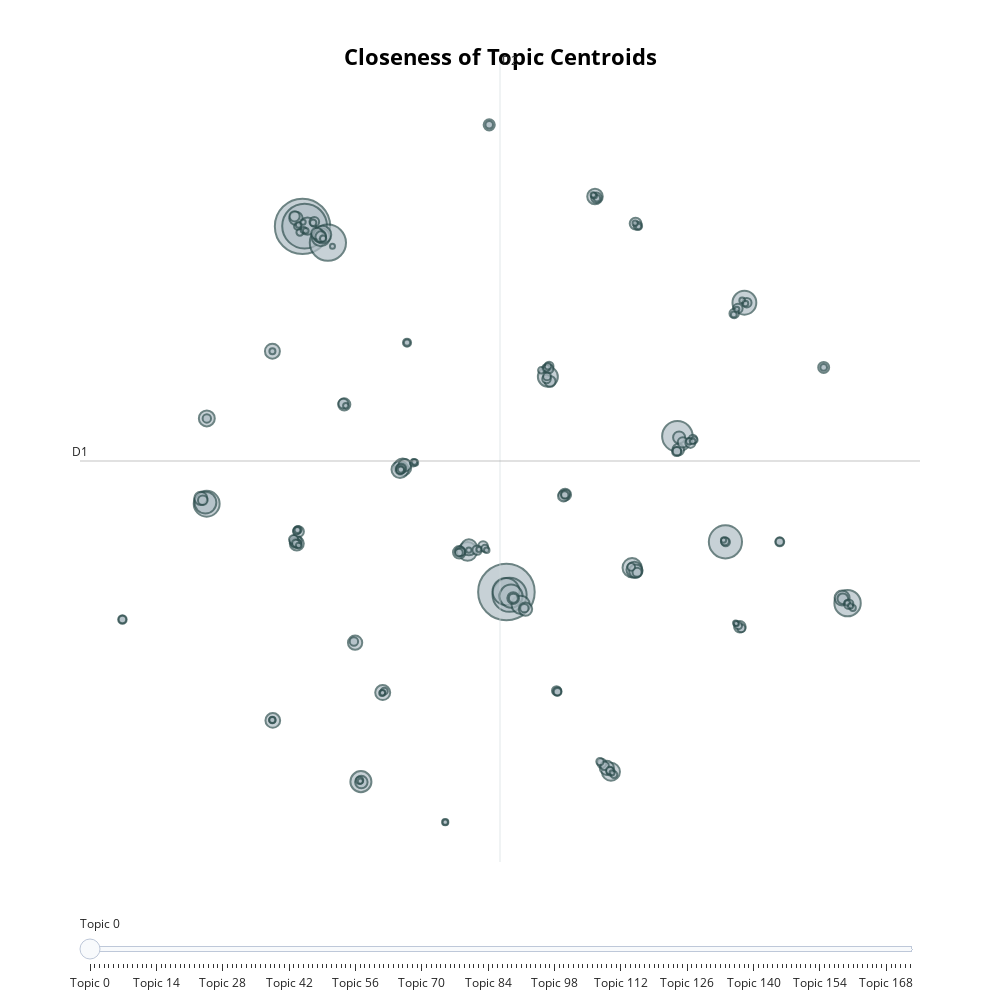

Notebook source saved alongside this figure:
### Code cell
intertopic_distance_map = topic_model.visualize_topics(title='<b>Closeness of Topic Centroids</b>', width=1000, height=1000)
intertopic_distance_map.show()
intertopic_distance_map.write_html("attachment/doc/visualizations/intertopic_distance_map_doc2.html")

### Figure 1 — Plotly figure (JSON) as saved in the notebook; plotly's stock layout.template omitted (floating-point values rounded to 4 significant figures; data arrays with more than 128 entries replaced by an {"elided": "..."} marker saying what was removed)
{"data": [{"customdata": {"elided": "174x3 mixed values"}, "hovertemplate": "<b>Topic %{customdata[0]}</b><br>%{customdata[1]}<br>Size: %{customdata[2]}", "legendgroup": "", "marker": {"color": "#B0BEC5", "line": {"color": "DarkSlateGrey", "width": 2}, "size": {"elided": "174 int values"}, "sizemode": "area", "sizeref": 8.078, "symbol": "circle"}, "mode": "markers", "name": "", "orientation": "v", "showlegend": false, "type": "scatter", "x": {"elided": "174 float values"}, "xaxis": "x", "y": {"elided": "174 float values"}, "yaxis": "y"}], "layout": {"annotations": [{"showarrow": false, "text": "D1", "x": -13.16, "y": 4.249, "yshift": 10}, {"showarrow": false, "text": "D2", "x": 3.833, "xshift": 10, "y": 21.99}], "height": 1000, "hoverlabel": {"bgcolor": "white", "font": {"family": "Rockwell", "size": 16}}, "legend": {"itemsizing": "constant", "tracegroupgap": 0}, "margin": {"t": 60}, "shapes": [{"line": {"color": "#CFD8DC", "width": 2}, "type": "line", "x0": 3.833, "x1": 3.833, "y0": -13.5, "y1": 21.99}, {"line": {"color": "#9E9E9E", "width": 2}, "type": "line", "x0": -13.16, "x1": 20.83, "y0": 4.249, "y1": 4.249}], "sliders": [{"active": 0, "pad": {"t": 50}, "steps": [{"args": [{"marker.color": {"elided": "1x174 str values"}}], "label": "Topic 0", "method": "update"}, {"args": [{"marker.color": {"elided": "1x174 str values"}}], "label": "Topic 1", "method": "update"}, {"args": [{"marker.color": {"elided": "1x174 str values"}}], "label": "Topic 2", "method": "update"}, {"args": [{"marker.color": {"elided": "1x174 str values"}}], "label": "Topic 3", "method": "update"}, {"args": [{"marker.color": {"elided": "1x174 str values"}}], "label": "Topic 4", "method": "update"}, {"args": [{"marker.color": {"elided": "1x174 str values"}}], "label": "Topic 5", "method": "update"}, {"args": [{"marker.color": {"elided": "1x174 str values"}}], "label": "Topic 6", "method": "update"}, {"args": [{"marker.color": {"elided": "1x174 str values"}}], "label": "Topic 7", "method": "update"}, {"args": [{"marker.color": {"elided": "1x174 str values"}}], "label": "Topic 8", "method": "update"}, {"args": [{"marker.color": {"elided": "1x174 str values"}}], "label": "Topic 9", "method": "update"}, {"args": [{"marker.color": {"elided": "1x174 str values"}}], "label": "Topic 10", "method": "update"}, {"args": [{"marker.color": {"elided": "1x174 str values"}}], "label": "Topic 11", "method": "update"}, {"args": [{"marker.color": {"elided": "1x174 str values"}}], "label": "Topic 12", "method": "update"}, {"args": [{"marker.color": {"elided": "1x174 str values"}}], "label": "Topic 13", "method": "update"}, {"args": [{"marker.color": {"elided": "1x174 str values"}}], "label": "Topic 14", "method": "update"}, {"args": [{"marker.color": {"elided": "1x174 str values"}}], "label": "Topic 15", "method": "update"}, {"args": [{"marker.color": {"elided": "1x174 str values"}}], "label": "Topic 16", "method": "update"}, {"args": [{"marker.color": {"elided": "1x174 str values"}}], "label": "Topic 17", "method": "update"}, {"args": [{"marker.color": {"elided": "1x174 str values"}}], "label": "Topic 18", "method": "update"}, {"args": [{"marker.color": {"elided": "1x174 str values"}}], "label": "Topic 19", "method": "update"}, {"args": [{"marker.color": {"elided": "1x174 str values"}}], "label": "Topic 20", "method": "update"}, {"args": [{"marker.color": {"elided": "1x174 str values"}}], "label": "Topic 21", "method": "update"}, {"args": [{"marker.color": {"elided": "1x174 str values"}}], "label": "Topic 22", "method": "update"}, {"args": [{"marker.color": {"elided": "1x174 str values"}}], "label": "Topic 23", "method": "update"}, {"args": [{"marker.color": {"elided": "1x174 str values"}}], "label": "Topic 24", "method": "update"}, {"args": [{"marker.color": {"elided": "1x174 str values"}}], "label": "Topic 25", "method": "update"}, {"args": [{"marker.color": {"elided": "1x174 str values"}}], "label": "Topic 26", "method": "update"}, {"args": [{"marker.color": {"elided": "1x174 str values"}}], "label": "Topic 27", "method": "update"}, {"args": [{"marker.color": {"elided": "1x174 str values"}}], "label": "Topic 28", "method": "update"}, {"args": [{"marker.color": {"elided": "1x174 str values"}}], "label": "Topic 29", "method": "update"}, {"args": [{"marker.color": {"elided": "1x174 str values"}}], "label": "Topic 30", "method": "update"}, {"args": [{"marker.color": {"elided": "1x174 str values"}}], "label": "Topic 31", "method": "update"}, {"args": [{"marker.color": {"elided": "1x174 str values"}}], "label": "Topic 32", "method": "update"}, {"args": [{"marker.color": {"elided": "1x174 str values"}}], "label": "Topic 33", "method": "update"}, {"args": [{"marker.color": {"elided": "1x174 str values"}}], "label": "Topic 34", "method": "update"}, {"args": [{"marker.color": {"elided": "1x174 str values"}}], "label": "Topic 35", "method": "update"}, {"args": [{"marker.color": {"elided": "1x174 str values"}}], "label": "Topic 36", "method": "update"}, {"args": [{"marker.color": {"elided": "1x174 str values"}}], "label": "Topic 37", "method": "update"}, {"args": [{"marker.color": {"elided": "1x174 str values"}}], "label": "Topic 38", "method": "update"}, {"args": [{"marker.color": {"elided": "1x174 str values"}}], "label": "Topic 39", "method": "update"}, {"args": [{"marker.color": {"elided": "1x174 str values"}}], "label": "Topic 40", "method": "update"}, {"args": [{"marker.color": {"elided": "1x174 str values"}}], "label": "Topic 41", "method": "update"}, {"args": [{"marker.color": {"elided": "1x174 str values"}}], "label": "Topic 42", "method": "update"}, {"args": [{"marker.color": {"elided": "1x174 str values"}}], "label": "Topic 43", "method": "update"}, {"args": [{"marker.color": {"elided": "1x174 str values"}}], "label": "Topic 44", "method": "update"}, {"args": [{"marker.color": {"elided": "1x174 str values"}}], "label": "Topic 45", "method": "update"}, {"args": [{"marker.color": {"elided": "1x174 str values"}}], "label": "Topic 46", "method": "update"}, {"args": [{"marker.color": {"elided": "1x174 str values"}}], "label": "Topic 47", "method": "update"}, {"args": [{"marker.color": {"elided": "1x174 str values"}}], "label": "Topic 48", "method": "update"}, {"args": [{"marker.color": {"elided": "1x174 str values"}}], "label": "Topic 49", "method": "update"}, {"args": [{"marker.color": {"elided": "1x174 str values"}}], "label": "Topic 50", "method": "update"}, {"args": [{"marker.color": {"elided": "1x174 str values"}}], "label": "Topic 51", "method": "update"}, {"args": [{"marker.color": {"elided": "1x174 str values"}}], "label": "Topic 52", "method": "update"}, {"args": [{"marker.color": {"elided": "1x174 str values"}}], "label": "Topic 53", "method": "update"}, {"args": [{"marker.color": {"elided": "1x174 str values"}}], "label": "Topic 54", "method": "update"}, {"args": [{"marker.color": {"elided": "1x174 str values"}}], "label": "Topic 55", "method": "update"}, {"args": [{"marker.color": {"elided": "1x174 str values"}}], "label": "Topic 56", "method": "update"}, {"args": [{"marker.color": {"elided": "1x174 str values"}}], "label": "Topic 57", "method": "update"}, {"args": [{"marker.color": {"elided": "1x174 str values"}}], "label": "Topic 58", "method": "update"}, {"args": [{"marker.color": {"elided": "1x174 str values"}}], "label": "Topic 59", "method": "update"}, {"args": [{"marker.color": {"elided": "1x174 str values"}}], "label": "Topic 60", "method": "update"}, {"args": [{"marker.color": {"elided": "1x174 str values"}}], "label": "Topic 61", "method": "update"}, {"args": [{"marker.color": {"elided": "1x174 str values"}}], "label": "Topic 62", "method": "update"}, {"args": [{"marker.color": {"elided": "1x174 str values"}}], "label": "Topic 63", "method": "update"}, {"args": [{"marker.color": {"elided": "1x174 str values"}}], "label": "Topic 64", "method": "update"}, {"args": [{"marker.color": {"elided": "1x174 str values"}}], "label": "Topic 65", "method": "update"}, {"args": [{"marker.color": {"elided": "1x174 str values"}}], "label": "Topic 66", "method": "update"}, {"args": [{"marker.color": {"elided": "1x174 str values"}}], "label": "Topic 67", "method": "update"}, {"args": [{"marker.color": {"elided": "1x174 str values"}}], "label": "Topic 68", "method": "update"}, {"args": [{"marker.color": {"elided": "1x174 str values"}}], "label": "Topic 69", "method": "update"}, {"args": [{"marker.color": {"elided": "1x174 str values"}}], "label": "Topic 70", "method": "update"}, {"args": [{"marker.color": {"elided": "1x174 str values"}}], "label": "Topic 71", "method": "update"}, {"args": [{"marker.color": {"elided": "1x174 str values"}}], "label": "Topic 72", "method": "update"}, {"args": [{"marker.color": {"elided": "1x174 str values"}}], "label": "Topic 73", "method": "update"}, {"args": [{"marker.color": {"elided": "1x174 str values"}}], "label": "Topic 74", "method": "update"}, {"args": [{"marker.color": {"elided": "1x174 str values"}}], "label": "Topic 75", "method": "update"}, {"args": [{"marker.color": {"elided": "1x174 str values"}}], "label": "Topic 76", "method": "update"}, {"args": [{"marker.color": {"elided": "1x174 str values"}}], "label": "Topic 77", "method": "update"}, {"args": [{"marker.color": {"elided": "1x174 str values"}}], "label": "Topic 78", "method": "update"}, {"args": [{"marker.color": {"elided": "1x174 str values"}}], "label": "Topic 79", "method": "update"}, {"args": [{"marker.color": {"elided": "1x174 str values"}}], "label": "Topic 80", "method": "update"}, {"args": [{"marker.color": {"elided": "1x174 str values"}}], "label": "Topic 81", "method": "update"}, {"args": [{"marker.color": {"elided": "1x174 str values"}}], "label": "Topic 82", "method": "update"}, {"args": [{"marker.color": {"elided": "1x174 str values"}}], "label": "Topic 83", "method": "update"}, {"args": [{"marker.color": {"elided": "1x174 str values"}}], "label": "Topic 84", "method": "update"}, {"args": [{"marker.color": {"elided": "1x174 str values"}}], "label": "Topic 85", "method": "update"}, {"args": [{"marker.color": {"elided": "1x174 str values"}}], "label": "Topic 86", "method": "update"}, {"args": [{"marker.color": {"elided": "1x174 str values"}}], "label": "Topic 87", "method": "update"}, {"args": [{"marker.color": {"elided": "1x174 str values"}}], "label": "Topic 88", "method": "update"}, {"args": [{"marker.color": {"elided": "1x174 str values"}}], "label": "Topic 89", "method": "update"}, {"args": [{"marker.color": {"elided": "1x174 str values"}}], "label": "Topic 90", "method": "update"}, {"args": [{"marker.color": {"elided": "1x174 str values"}}], "label": "Topic 91", "method": "update"}, {"args": [{"marker.color": {"elided": "1x174 str values"}}], "label": "Topic 92", "method": "update"}, {"args": [{"marker.color": {"elided": "1x174 str values"}}], "label": "Topic 93", "method": "update"}, {"args": [{"marker.color": {"elided": "1x174 str values"}}], "label": "Topic 94", "method": "update"}, {"args": [{"marker.color": {"elided": "1x174 str values"}}], "label": "Topic 95", "method": "update"}, {"args": [{"marker.color": {"elided": "1x174 str values"}}], "label": "Topic 96", "method": "update"}, {"args": [{"marker.color": {"elided": "1x174 str values"}}], "label": "Topic 97", "method": "update"}, {"args": [{"marker.color": {"elided": "1x174 str values"}}], "label": "Topic 98", "method": "update"}, {"args": [{"marker.color": {"elided": "1x174 str values"}}], "label": "Topic 99", "method": "update"}, {"args": [{"marker.color": {"elided": "1x174 str values"}}], "label": "Topic 100", "method": "update"}, {"args": [{"marker.color": {"elided": "1x174 str values"}}], "label": "Topic 101", "method": "update"}, {"args": [{"marker.color": {"elided": "1x174 str values"}}], "label": "Topic 102", "method": "update"}, {"args": [{"marker.color": {"elided": "1x174 str values"}}], "label": "Topic 103", "method": "update"}, {"args": [{"marker.color": {"elided": "1x174 str values"}}], "label": "Topic 104", "method": "update"}, {"args": [{"marker.color": {"elided": "1x174 str values"}}], "label": "Topic 105", "method": "update"}, {"args": [{"marker.color": {"elided": "1x174 str values"}}], "label": "Topic 106", "method": "update"}, {"args": [{"marker.color": {"elided": "1x174 str values"}}], "label": "Topic 107", "method": "update"}, {"args": [{"marker.color": {"elided": "1x174 str values"}}], "label": "Topic 108", "method": "update"}, {"args": [{"marker.color": {"elided": "1x174 str values"}}], "label": "Topic 109", "method": "update"}, {"args": [{"marker.color": {"elided": "1x174 str values"}}], "label": "Topic 110", "method": "update"}, {"args": [{"marker.color": {"elided": "1x174 str values"}}], "label": "Topic 111", "method": "update"}, {"args": [{"marker.color": {"elided": "1x174 str values"}}], "label": "Topic 112", "method": "update"}, {"args": [{"marker.color": {"elided": "1x174 str values"}}], "label": "Topic 113", "method": "update"}, {"args": [{"marker.color": {"elided": "1x174 str values"}}], "label": "Topic 114", "method": "update"}, {"args": [{"marker.color": {"elided": "1x174 str values"}}], "label": "Topic 115", "method": "update"}, {"args": [{"marker.color": {"elided": "1x174 str values"}}], "label": "Topic 116", "method": "update"}, {"args": [{"marker.color": {"elided": "1x174 str values"}}], "label": "Topic 117", "method": "update"}, {"args": [{"marker.color": {"elided": "1x174 str values"}}], "label": "Topic 118", "method": "update"}, {"args": [{"marker.color": {"elided": "1x174 str values"}}], "label": "Topic 119", "method": "update"}, {"args": [{"marker.color": {"elided": "1x174 str values"}}], "label": "Topic 120", "method": "update"}, {"args": [{"marker.color": {"elided": "1x174 str values"}}], "label": "Topic 121", "method": "update"}, {"args": [{"marker.color": {"elided": "1x174 str values"}}], "label": "Topic 122", "method": "update"}, {"args": [{"marker.color": {"elided": "1x174 str values"}}], "label": "Topic 123", "method": "update"}, {"args": [{"marker.color": {"elided": "1x174 str values"}}], "label": "Topic 124", "method": "update"}, {"args": [{"marker.color": {"elided": "1x174 str values"}}], "label": "Topic 125", "method": "update"}, {"args": [{"marker.color": {"elided": "1x174 str values"}}], "label": "Topic 126", "method": "update"}, {"args": [{"marker.color": {"elided": "1x174 str values"}}], "label": "Topic 127", "method": "update"}, {"args": [{"marker.color": {"elided": "1x174 str values"}}], "label": "Topic 128", "method": "update"}, {"args": [{"marker.color": {"elided": "1x174 str values"}}], "label": "Topic 129", "method": "update"}, {"args": [{"marker.color": {"elided": "1x174 str values"}}], "label": "Topic 130", "method": "update"}, {"args": [{"marker.color": {"elided": "1x174 str values"}}], "label": "Topic 131", "method": "update"}, {"args": [{"marker.color": {"elided": "1x174 str values"}}], "label": "Topic 132", "method": "update"}, {"args": [{"marker.color": {"elided": "1x174 str values"}}], "label": "Topic 133", "method": "update"}, {"args": [{"marker.color": {"elided": "1x174 str values"}}], "label": "Topic 134", "method": "update"}, {"args": [{"marker.color": {"elided": "1x174 str values"}}], "label": "Topic 135", "method": "update"}, {"args": [{"marker.color": {"elided": "1x174 str values"}}], "label": "Topic 136", "method": "update"}, {"args": [{"marker.color": {"elided": "1x174 str values"}}], "label": "Topic 137", "method": "update"}, {"args": [{"marker.color": {"elided": "1x174 str values"}}], "label": "Topic 138", "method": "update"}, {"args": [{"marker.color": {"elided": "1x174 str values"}}], "label": "Topic 139", "method": "update"}, {"args": [{"marker.color": {"elided": "1x174 str values"}}], "label": "Topic 140", "method": "update"}, {"args": [{"marker.color": {"elided": "1x174 str values"}}], "label": "Topic 141", "method": "update"}, {"args": [{"marker.color": {"elided": "1x174 str values"}}], "label": "Topic 142", "method": "update"}, {"args": [{"marker.color": {"elided": "1x174 str values"}}], "label": "Topic 143", "method": "update"}, {"args": [{"marker.color": {"elided": "1x174 str values"}}], "label": "Topic 144", "method": "update"}, {"args": [{"marker.color": {"elided": "1x174 str values"}}], "label": "Topic 145", "method": "update"}, {"args": [{"marker.color": {"elided": "1x174 str values"}}], "label": "Topic 146", "method": "update"}, {"args": [{"marker.color": {"elided": "1x174 str values"}}], "label": "Topic 147", "method": "update"}, {"args": [{"marker.color": {"elided": "1x174 str values"}}], "label": "Topic 148", "method": "update"}, {"args": [{"marker.color": {"elided": "1x174 str values"}}], "label": "Topic 149", "method": "update"}, {"args": [{"marker.color": {"elided": "1x174 str values"}}], "label": "Topic 150", "method": "update"}, {"args": [{"marker.color": {"elided": "1x174 str values"}}], "label": "Topic 151", "method": "update"}, {"args": [{"marker.color": {"elided": "1x174 str values"}}], "label": "Topic 152", "method": "update"}, {"args": [{"marker.color": {"elided": "1x174 str values"}}], "label": "Topic 153", "method": "update"}, {"args": [{"marker.color": {"elided": "1x174 str values"}}], "label": "Topic 154", "method": "update"}, {"args": [{"marker.color": {"elided": "1x174 str values"}}], "label": "Topic 155", "method": "update"}, {"args": [{"marker.color": {"elided": "1x174 str values"}}], "label": "Topic 156", "method": "update"}, {"args": [{"marker.color": {"elided": "1x174 str values"}}], "label": "Topic 157", "method": "update"}, {"args": [{"marker.color": {"elided": "1x174 str values"}}], "label": "Topic 158", "method": "update"}, {"args": [{"marker.color": {"elided": "1x174 str values"}}], "label": "Topic 159", "method": "update"}, {"args": [{"marker.color": {"elided": "1x174 str values"}}], "label": "Topic 160", "method": "update"}, {"args": [{"marker.color": {"elided": "1x174 str values"}}], "label": "Topic 161", "method": "update"}, {"args": [{"marker.color": {"elided": "1x174 str values"}}], "label": "Topic 162", "method": "update"}, {"args": [{"marker.color": {"elided": "1x174 str values"}}], "label": "Topic 163", "method": "update"}, {"args": [{"marker.color": {"elided": "1x174 str values"}}], "label": "Topic 164", "method": "update"}, {"args": [{"marker.color": {"elided": "1x174 str values"}}], "label": "Topic 165", "method": "update"}, {"args": [{"marker.color": {"elided": "1x174 str values"}}], "label": "Topic 166", "method": "update"}, {"args": [{"marker.color": {"elided": "1x174 str values"}}], "label": "Topic 167", "method": "update"}, {"args": [{"marker.color": {"elided": "1x174 str values"}}], "label": "Topic 168", "method": "update"}, {"args": [{"marker.color": {"elided": "1x174 str values"}}], "label": "Topic 169", "method": "update"}, {"args": [{"marker.color": {"elided": "1x174 str values"}}], "label": "Topic 170", "method": "update"}, {"args": [{"marker.color": {"elided": "1x174 str values"}}], "label": "Topic 171", "method": "update"}, {"args": [{"marker.color": {"elided": "1x174 str values"}}], "label": "Topic 172", "method": "update"}, {"args": [{"marker.color": {"elided": "1x174 str values"}}], "label": "Topic 173", "method": "update"}]}], "title": {"font": {"color": "Black", "size": 22}, "text": "<b>Closeness of Topic Centroids</b>", "x": 0.5, "xanchor": "center", "y": 0.95, "yanchor": "top"}, "width": 1000, "xaxis": {"anchor": "y", "domain": [0, 1], "range": [-13.16, 20.83], "title": {"text": ""}, "visible": false}, "yaxis": {"anchor": "x", "domain": [0, 1], "range": [-13.5, 21.99], "title": {"text": ""}, "visible": false}}}
